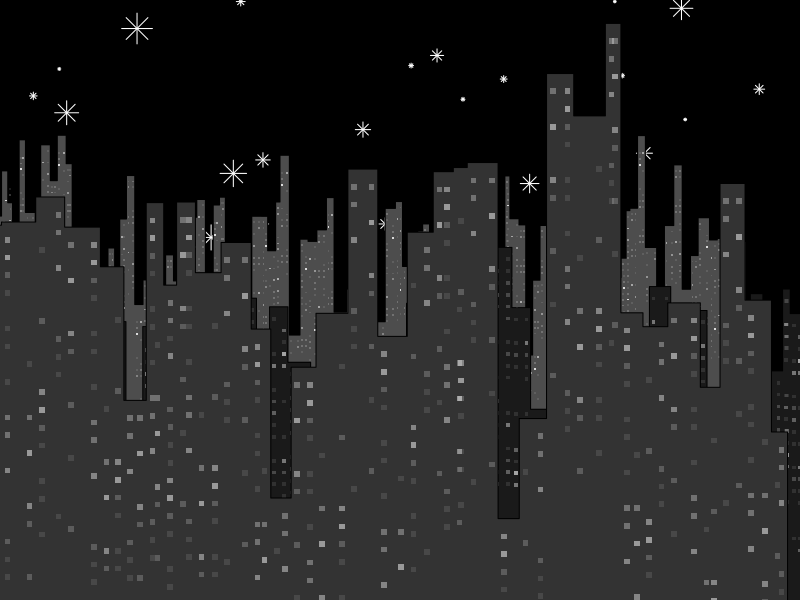
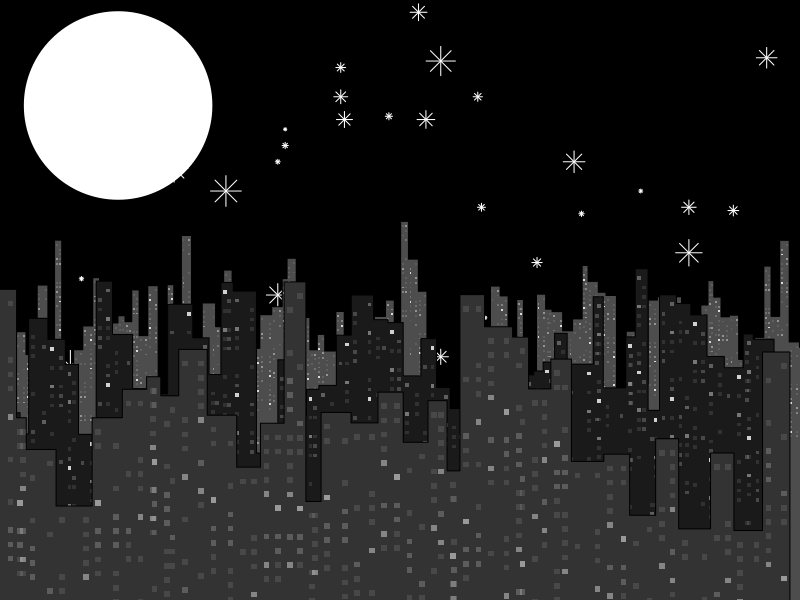
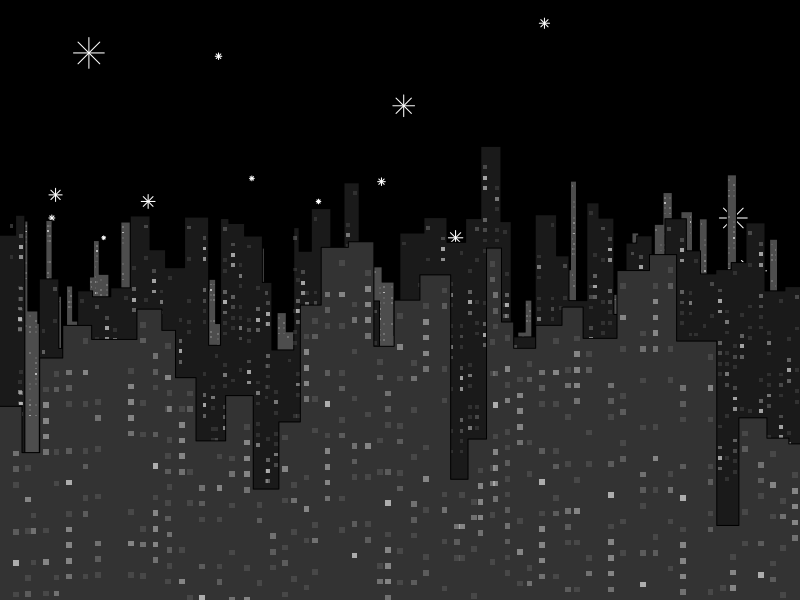
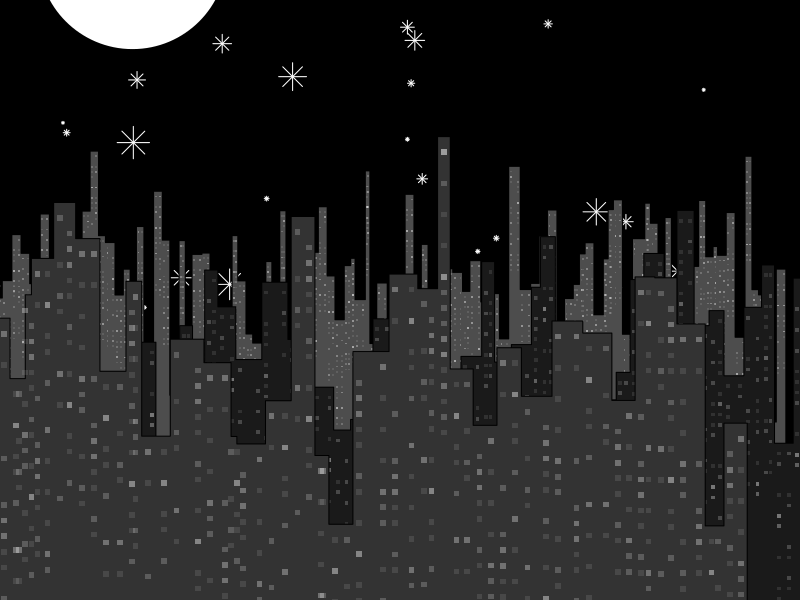
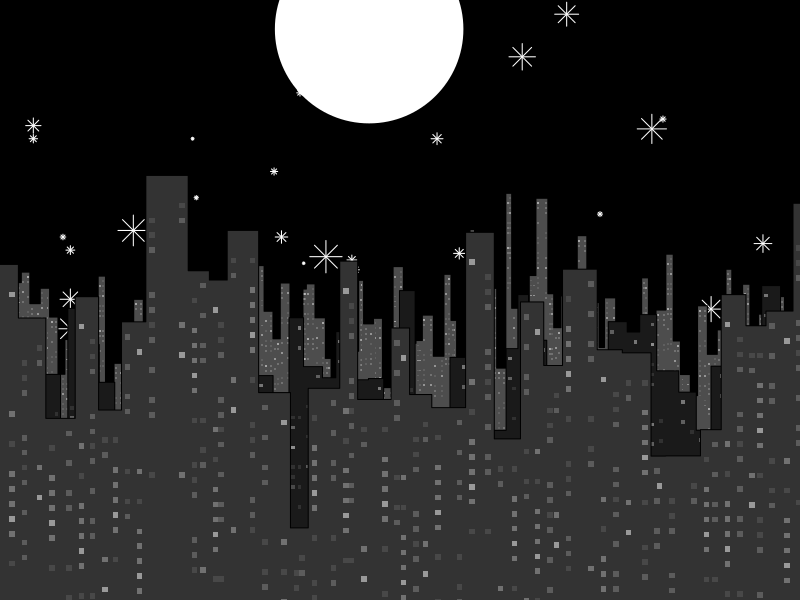
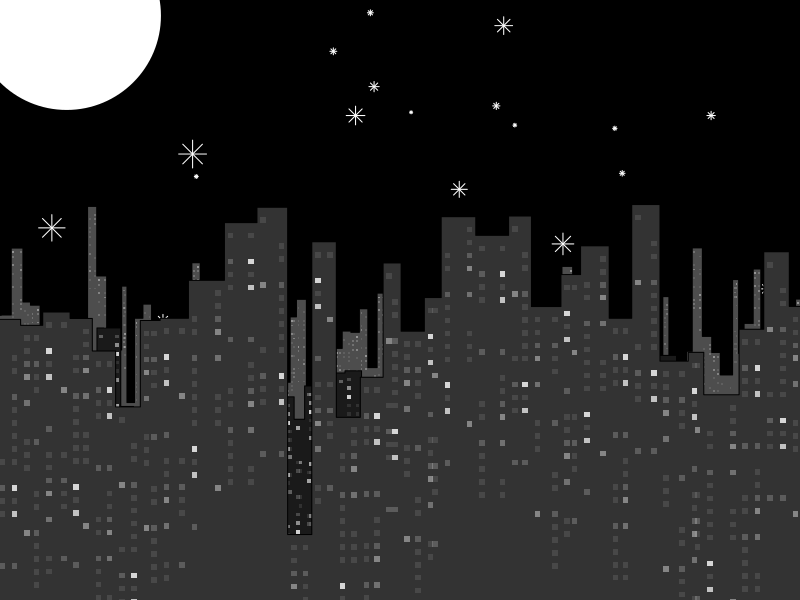
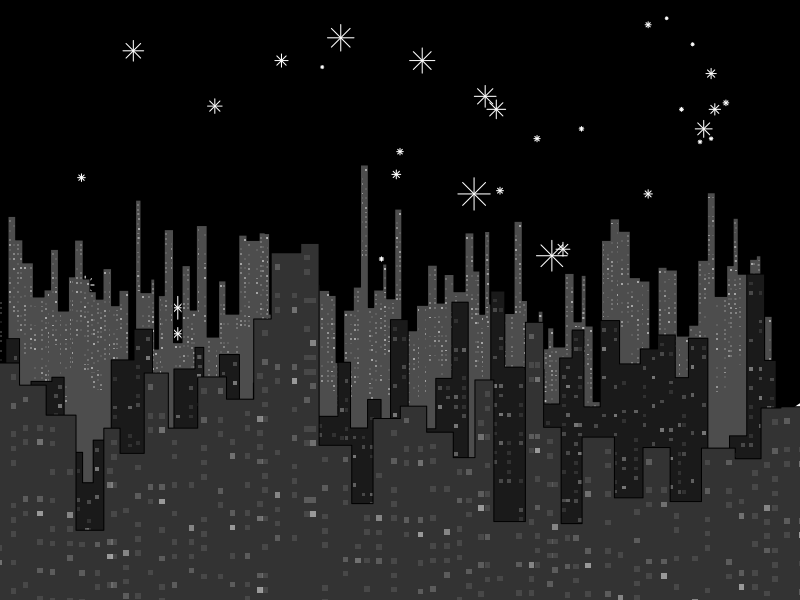
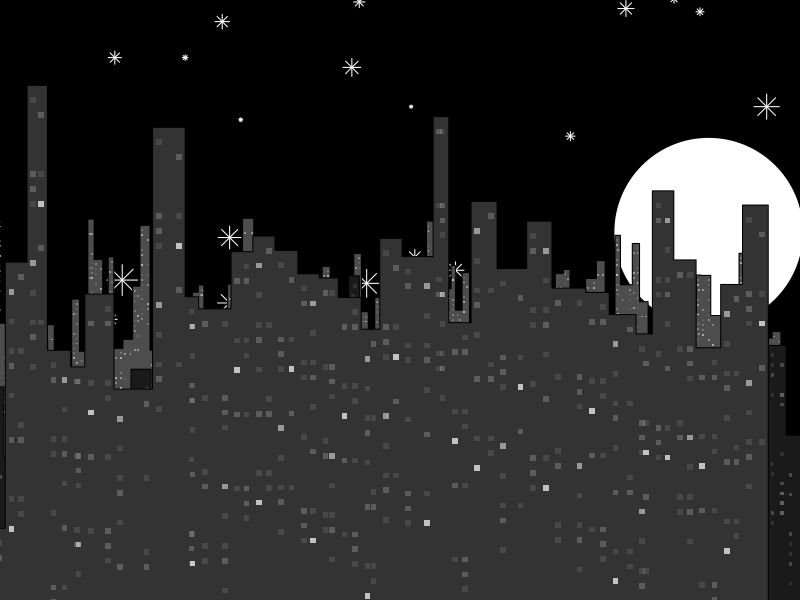

Write R code to recreate these figures, in order.
# Número de luas para serem criadas
luas <- 10
for(k in 1:luas){
  
  tamanho.quadro <- 1000
  
png(paste0("Lua_", k, ".png"), width = tamanho.quadro, height = tamanho.quadro)
par(mar=c(0,0,0,0)) # Borderless

# PRIMEIRA CAMADA DE PRÉDIOS

# Altura de partida
y = 0
# Ponto mais à esquerda
x = 0
# Resetar vetores
vy = 0
vx = 0
# Fator de ajuste (para distanciamento e altura dos prédios, diferente de camada para camada)
# A intenção é dar a sensação de proximidade das camadas mais baixas
fator <- 1

# Preenchimento aleatório dos dados de ALTURA e DISTÂNCIA dos prédios entre si
for(i in 1:(100/fator)){
  
  # Altura
  y = rnorm(n = 1, mean = 0, sd = 1*fator)
  
  # Distância
  x = x + rnorm(n = 1, mean = 4*fator, sd = 1*fator)
  
  vy[i] <- y
  vx[i] <- x
}

# A altura dos prédios é nivelada a partir do ponto mais baixo
# Auxilia na hora de colorir a área abaixo do gráfico, tendo essa linha basal de referência
vy <- c(min(vy)-(5-fator), vy, min(vy)-(5-fator))

# Declara o ponto mais baixo em uma variável
# Isso será usado posteriormente para nivelar as camadas,
# Para que todas coincidam em seus pontos mínimos
min.atual <- min(vy)

# Cria dois pontos a mais aleatórios no eixo x, para coincidir com os pontos criados no eixo y (vy acima)
vx <- c(vx[1] - rnorm(n = 1, mean = 4*fator, sd = 1*fator), vx, x + rnorm(n = 1, mean = 4*fator, sd = 1*fator))

# Cria o primeiro plot, estilo escada
plot(x = vx, y = vy, type="s", ylim=c(min.atual+1, (3*max(vy)-2)), xlim=c(30,390), axes = F, xlab = "", ylab = "")

#Tela preta de fundo
polygon(x = c(0,0,450,450), y = c(min.atual, (3*max(vy)), (3*max(vy)), min.atual), col=c(rgb(0,0,0)))

# Estrelas
points(x = sample(seq(30,390, by=((390-30)/200)), 50, replace = T), y = sample(seq((min.atual+1),(3*max(vy)), by=((3*max(vy)-(min.atual+1))/200)), 50, replace = T), col="white", pch=8, cex = tamanho.quadro*exp(seq(0.05,(0.05*50), by = 0.05))/4000)

# Lua
points(x = sample(1:450, 1, replace = T), y = sample(min.atual:(3*max(vy)), 1, replace = T), col="white", pch=19, cex = tamanho.quadro/40)

# Cria estrutura para que o polígono possa preencher a escada (área abaixo da curva) adequadamente
vx2 <- rep(vx, each = 2)
vy2 <- rep(vy, each = 2)
polygon(x = vx2[-1], y = vy2[-length(vy2)], col=c(rgb(0.3,0.3,0.3)))

# Plota janelas
janx <- rep(vx2[-1], each = 20)
janx <- janx + rep(c(rep(-10, 20), rep(0, 20))/(10/fator), ceiling(length(vx2[-1])/2))[-((length(vx2)-19):length(vx2))]
janx <- janx + rep(c(rep(0, 20), rep(10, 20))/(10/fator), ceiling(length(vx2[-1])/2))[-((length(vx2)-19):length(vx2))]
jany <- rep(vy2[-length(vy2)], each = 20)
jany <- jany + rep(c(-1:-20)/(10/fator), length(vy2[-length(vy2)]))
points(x = janx, y = jany, col=sample(c(rgb(1,1,1,0), 
                                        rgb(1,1,1,0.1), 
                                        rgb(1,1,1,0.2), 
                                        rgb(1,1,1,0.3), 
                                        rgb(1,1,1,0.4), 
                                        rgb(1,1,1,0.5), 
                                        rgb(1,1,1,0.6), 
                                        rgb(1,1,1,0.7), 
                                        rgb(1,1,1,0.8), 
                                        rgb(1,1,1,0.9), 
                                        rgb(1,1,1,1)), 50, 
                                      replace = T,
                                      prob = 2^c(11,10,9,8,7,6,5,4,3,2,1)), pch=15, cex = fator*tamanho.quadro/4000)

# SEGUNDA CAMADA DE PRÉDIOS

x = 0
vy = 0
vx = 0
fator <- 2
for(i in 1:(100/fator)){
  y = rnorm(n = 1, mean = 0, sd = 1*fator/2)
  x = x + rnorm(n = 1, mean = 4*fator, sd = 1*fator)
  vy[i] <- y
  vx[i] <- x
}
vy <- c(min(vy)-(5-fator), vy, min(vy)-(5-fator))
vy <- vy - (min(vy) - min.atual)
vx <- c(vx[1] - rnorm(n = 1, mean = 4*fator, sd = 1*fator), vx, x + rnorm(n = 1, mean = 4*fator, sd = 1*fator))
vx2 <- rep(vx, each = 2)
vy2 <- rep(vy, each = 2)
polygon(x = vx2[-1], y = vy2[-length(vy2)], col=c(rgb(0.1,0.1,0.1)))

# Plota janelas
janx <- rep(vx2[-1], each = 20)
janx <- janx + rep(c(rep(-10, 20), rep(0, 20))/(10/fator), ceiling(length(vx2[-1])/2))[-((length(vx2)-19):length(vx2))]
janx <- janx + rep(c(rep(0, 20), rep(10, 20))/(10/fator), ceiling(length(vx2[-1])/2))[-((length(vx2)-19):length(vx2))]
jany <- rep(vy2[-length(vy2)], each = 20)
jany <- jany + rep(c(-1:-20)/(10/fator), length(vy2[-length(vy2)]))
points(x = janx, y = jany, col=sample(c(rgb(1,1,1,0), 
                                        rgb(1,1,1,0.1), 
                                        rgb(1,1,1,0.2), 
                                        rgb(1,1,1,0.3), 
                                        rgb(1,1,1,0.4), 
                                        rgb(1,1,1,0.5), 
                                        rgb(1,1,1,0.6), 
                                        rgb(1,1,1,0.7), 
                                        rgb(1,1,1,0.8), 
                                        rgb(1,1,1,0.9), 
                                        rgb(1,1,1,1)), 50, 
                                      replace = T,
                                      prob = 2^c(11,10,9,8,7,6,5,4,3,2,1)), pch=15, cex = fator*tamanho.quadro/4000)

# TERCEIRA CAMADA DE PRÉDIOS

x = 0
vy = 0
vx = 0
fator <- 3
for(i in 1:(100/fator)){
  y = rnorm(n = 1, mean = 0, sd = 1*fator/2)
  x = x + rnorm(n = 1, mean = 4*fator, sd = 1*fator)
  vy[i] <- y
  vx[i] <- x
}
vy <- c(min(vy)-(5-fator), vy, min(vy)-(5-fator))
vy <- vy - (min(vy) - min.atual)
vx <- c(vx[1] - rnorm(n = 1, mean = 4*fator, sd = 1*fator), vx, x + rnorm(n = 1, mean = 4*fator, sd = 1*fator))
vx2 <- rep(vx, each = 2)
vy2 <- rep(vy, each = 2)
polygon(x = vx2[-1], y = vy2[-length(vy2)], col=c(rgb(0.2,0.2,0.2, 1)))

# Plota janelas
janx <- rep(vx2[-1], each = 20)
janx <- janx + rep(c(rep(-10, 20), rep(0, 20))/(10/fator), ceiling(length(vx2[-1])/2))[-((length(vx2)-19):length(vx2))]
janx <- janx + rep(c(rep(0, 20), rep(10, 20))/(10/fator), ceiling(length(vx2[-1])/2))[-((length(vx2)-19):length(vx2))]
jany <- rep(vy2[-length(vy2)], each = 20)
jany <- jany + rep(c(-1:-20)/(10/fator), length(vy2[-length(vy2)]))
points(x = janx, y = jany, col=sample(c(rgb(1,1,1,0), 
                                        rgb(1,1,1,0.1), 
                                        rgb(1,1,1,0.2), 
                                        rgb(1,1,1,0.3), 
                                        rgb(1,1,1,0.4), 
                                        rgb(1,1,1,0.5), 
                                        rgb(1,1,1,0.6), 
                                        rgb(1,1,1,0.7), 
                                        rgb(1,1,1,0.8), 
                                        rgb(1,1,1,0.9), 
                                        rgb(1,1,1,1)), 50, 
                                      replace = T,
                                      prob = 2^c(11,10,9,8,7,6,5,4,3,2,1)), pch=15, cex = fator*tamanho.quadro/4000)

# Grava a imagem PNG
dev.off()
}
